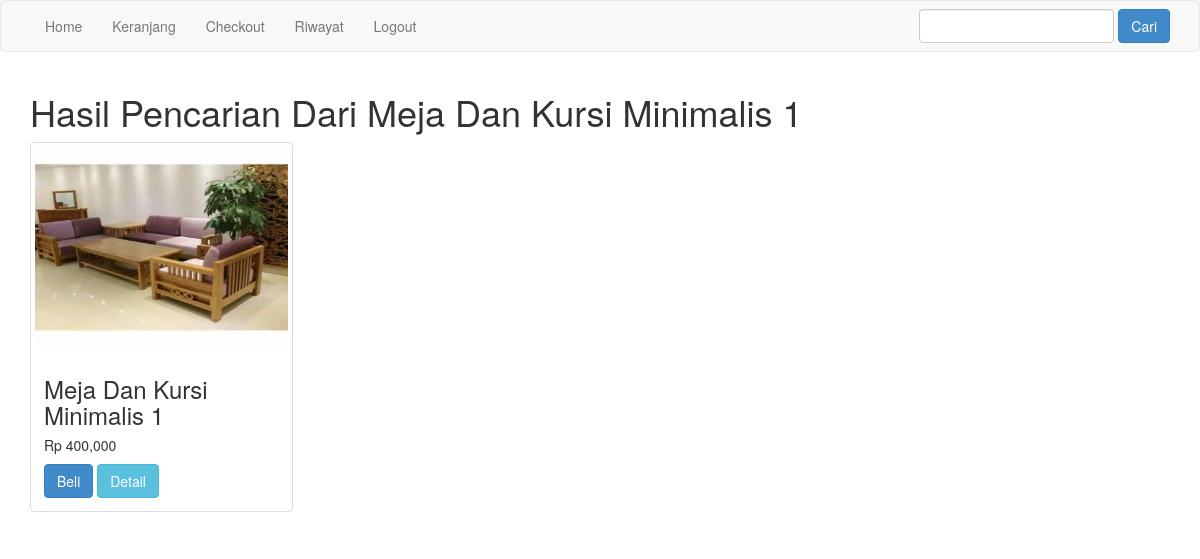
/pencarian.php?keyword=Meja Dan Kursi Minimalis 1 (signed in), run on the app's committed database.
### tables this page shows
CREATE TABLE `produk` (
  `id_produk` int(11) NOT NULL,
  `id_kategori` int(11) NOT NULL,
  `nama_produk` varchar(200) NOT NULL,
  `harga_produk` int(11) NOT NULL,
  `stok_produk` int(11) NOT NULL,
  `berat_produk` int(11) NOT NULL,
  `deskripsi_produk` text NOT NULL,
  `foto_produk` varchar(200) NOT NULL
);

### pencarian.php (the view, shortened to what this page needs)
<?php
require 'koneksi.php';
$keyword = $_GET['keyword'];
$ambil = $conn->query("SELECT * FROM produk WHERE 	nama_produk LIKE '%$keyword%' OR
													deskripsi_produk LIKE '%$keyword%' ");
$data = [];
while($pecah = $ambil->fetch_assoc()){
	$data[] = $pecah;
}
?>
<!DOCTYPE html>
<html lang="en">
<head>
    <link href="admin/assets/css/bootstrap.css" rel="stylesheet" />
</head>
<body>
	<nav class="navbar navbar-default">
		<div class="container">
			<ul class="nav navbar-nav">
				<li><a href="index.php">Home</a></li>
				<li><a href="keranjang.php">Keranjang</a></li>
				<li><a href="checkout.php">Checkout</a></li>
				<li><a href="riwayat.php">Riwayat</a></li>
				<?php if (isset($_SESSION['pelanggan'])){ ?>
				<li><a href="logout.php">Logout</a></li>
				<?php }else{ ?>
				<li><a href="login.php">Login</a></li>
				<?php } ?>
			</ul>
			<form action="pencarian.php" class="navbar-form navbar-right" method="get">
				<input type="text" class="form-control" name="keyword">
				<button class="btn btn-primary" type="submit">Cari</button>
			</form>
		</div>
	</nav>
	<section class="konten">
		<div class="container">
			<h1>Hasil Pencarian Dari <?php echo $keyword ?></h1>
			<div class="row">
				<?php foreach ($data as $key => $value): ?>
				<div class="col-md-3">
					<div class="thumbnail">
						<img src="foto produk/<?php echo $value['foto_produk'] ?>" style="width: 100%;height: 200px;">
						<div class="caption">
							<h3><?php echo $value['nama_produk'] ?></h3>
							<h5>Rp <?php echo number_format($value['harga_produk']) ?></h5>
							<a href="beli.php?id=<?php echo $value['id_produk'] ?>" class="btn btn-primary">Beli</a>
							<a href="detail.php?id=<?php echo $value['id_produk'] ?>" class="btn btn-info">Detail</a>
						</div>
					</div>
				</div>
				<?php endforeach ?>
			</div>
		</div>
	</section>
</body>
</html>

### data on the page
produk: foto_produk (picture), nama_produk "Meja Dan Kursi Minimalis 1", harga_produk "400,000"

### other printed values
$keyword "Meja Dan Kursi Minimalis 1"
